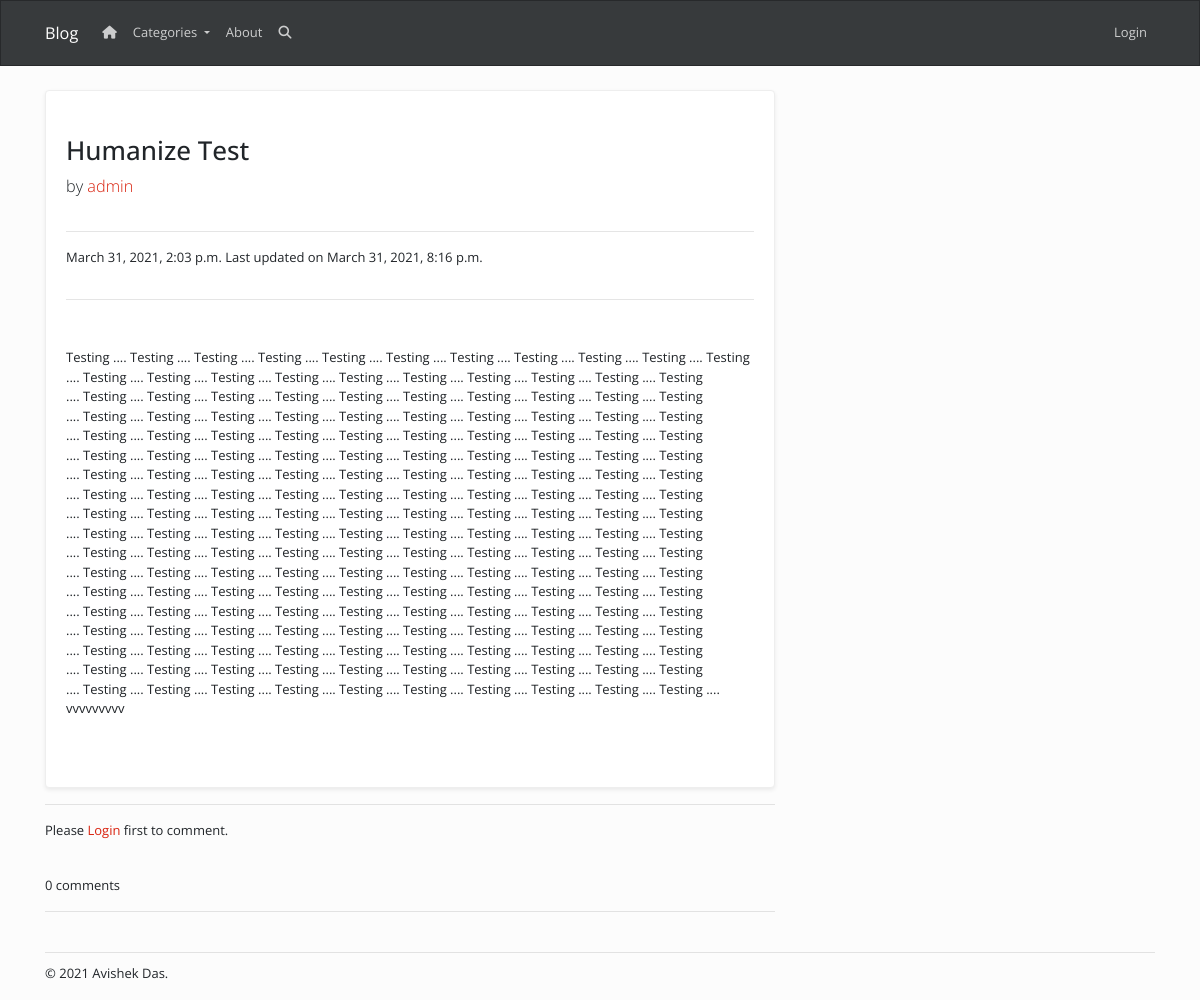
/posts/humanize-test/, run on an earlier commit of the app's database.
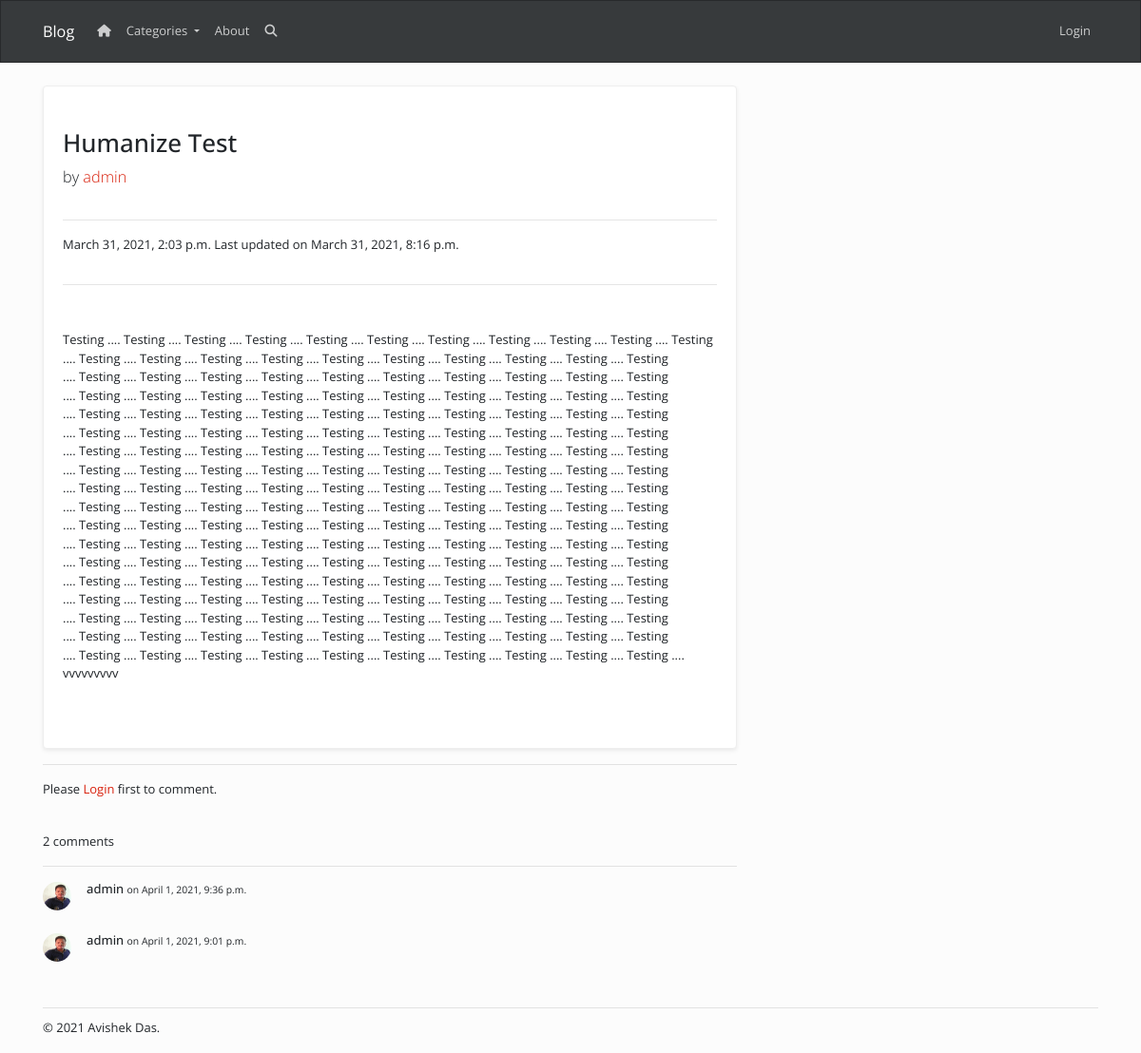
And on a later commit of the database.
### posts/models.py (models this page shows, shortened)
class Post(models.Model):
    options = (
        ('draft','Draft'),
        ('published','Published')
    )
    category=models.ForeignKey(Category,related_name='product',default=1,on_delete=models.SET_NULL,null=True,blank=True)
    title = models.CharField(max_length=200, blank=True, null=True)
    slug = models.SlugField(max_length=200, unique=True, blank=True, null=True)
    created = models.DateTimeField(auto_now_add=True)
    updated = models.DateTimeField(auto_now=True)
    author = models.ForeignKey(User, on_delete=models.CASCADE, blank=True, null=True)
    content = RichTextUploadingField(blank=True, null=True)
    status=models.CharField(max_length=10,choices=options,default='draft')
    class Meta:
        ordering=['-created']

class Comment(models.Model):
    user = models.ForeignKey(
        User, on_delete=models.CASCADE, blank=True, null=True)
    post = models.ForeignKey(
        Post,related_name='comments', on_delete=models.CASCADE, blank=True, null=True)
    body = RichTextUploadingField(blank=True, null=True, config_name='comment')
    created = models.DateTimeField(auto_now_add=True)
    updated = models.DateTimeField(auto_now=True)
    status=models.BooleanField(default=True)
    class Meta:
        ordering=['-created']

### accounts/models.py (models this page shows, shortened)
class Profile(models.Model):
    user = models.OneToOneField(
        User, null=True, blank=True, on_delete=models.CASCADE)
    name = models.CharField(max_length=200,null=True, blank=True)
    email = models.CharField(max_length=200, null=True, blank=True)
    profile_pic = models.ImageField(default='profile_pic.png',
                                    upload_to='profile_pics', null=True, blank=True)
    created = models.DateTimeField(auto_now_add=True)
    updated=models.DateTimeField(auto_now=True)

### posts/views.py (the view)
# urls.py: path('posts/<slug:slug>/',views.post_detail,name='post_detail'),
def post_detail(request,slug):
    post=get_object_or_404(Post,slug=slug,status='published')
    comments=post.comments.filter(status=True)
    user_comment=None
    if request.method=='POST':
        comment_form=NewCommentForm(request.POST)
        if comment_form.is_valid():
            user_comment=comment_form.save(commit=False)
            user_comment.post=post
            user_comment.user=request.user
            user_comment.save()
            return HttpResponseRedirect('/posts/'+post.slug)
    else:
        comment_form = NewCommentForm()
    context={'post':post,'comment_form':comment_form,'comments':comments,'title':post.title}
    return render(request,'posts/post.html',context)

### posts/views.py (called while the page is built)
def categories(request):
    return {
        'categories':Category.objects.all(),
    }

### posts/templates/posts/post.html (shortened to what this page needs)
{% extends 'posts/layout.html' %} {% load static %}
{% block content %}
<main>
<div class="row">
  <div class="col-lg-8 py-4">
    <div class="card card-body shadow-sm">
    <h2 class="mt-4">{{post.title}}</h2>
    <p class="lead">
      by
      <a href="#">{{post.author}}</a>
    </p>
    <hr />
    <p>{{post.created}} Last updated on {{post.updated}}</p>
    <hr />
    <p class="lead">{{post.content|safe|linebreaks}}</p>
    </div>
    <hr />
    {% if request.user.is_authenticated %}
      <h5 class="card-header">Leave a Comment:</h5>
      <br>
        <form method='POST' style='margin-bottom: 2px;'>
          {% csrf_token %}
          <div class="form-group">
          <label class='d-none'>{{comment_form.body.label}}</label>
          {{comment_form.media}}
            {{comment_form.body}}
            </div>
          <button type="submit" class="btn btn-primary">Submit</button>
        </form>
    {% else %}
    <p>Please <a href="{% url 'login' %}" target='_blank'>Login</a> first to comment.</p>
    {% endif %}
<br>
    {% with comments.count as total_comments %}
      <p>{{total_comments}} comment{{total_comments|pluralize}}</p>
    {% endwith %}
    <hr>
    {% for comment in comments %}
    <div class="media mb-4">
      <img
        class="d-flex mr-3 rounded-circle"
        src="{{comment.user.profile.profile_pic.url}}"
        alt="profile pic"
        id="profile-pic"
      />
      <div class="media-body">
        <h6 class="mt-0">
          {{comment.user.username}} <small>on {{comment.created}}</small>
        </h6>
      </div>
    </div>
    {% endfor %}
  </div>
</div>
{% endblock %}

### posts/templates/posts/layout.html (shortened to what this page needs)
{% load static %}
{% load humanize %}
<!DOCTYPE html>
<html lang="en">
  <head>
    <link rel="stylesheet" href="{% static 'css/bootstrap.min.css' %}" />
    <link rel="stylesheet" href="{% static 'css/style.css' %}" />
  </head>
  <body>
    {% include 'posts/navbar.html' %}
    <div class="container">
      <main>
      {% block content %}
      {% endblock %}
      </main>
      </div>
      {% include 'posts/footer.html' %}
  </body>
</html>

### posts/templates/posts/navbar.html (shortened to what this page needs)
<nav class="navbar navbar-expand-lg navbar-dark bg-dark">
  <div class="container">
    <a class="navbar-brand" href="{% url 'posts:all_posts' %}">Blog</a>
    <div class="collapse navbar-collapse" id="navbarResponsive">
      <ul class="navbar-nav mr-auto">
        <li class="nav-item">
          <a class="nav-link" href="{% url 'posts:all_posts' %}"
            ><i class='fas fa-home'></i>
          </a>
        </li>
        <li class="nav-item dropdown">
        <a class="nav-link dropdown-toggle" href="#" id="navbarDropdown" role="button" data-toggle="dropdown" aria-haspopup="true" aria-expanded="false">
          Categories
        </a>
      </li>
        <li class="nav-item">
          <a class="nav-link" href="{% url 'posts:about' %}">About</a>
        </li>
        <li class="nav-item">
          <a class="nav-link" href="#"><i class="fas fa-search"></i></a>
        </li>
      </ul>
      <ul class="navbar-nav ml-auto">
        {% if request.user.is_authenticated %}
        <li class="nav-item">
          <img
            class="d-flex mr-3 rounded-circle"
            src="{{user.profile.profile_pic.url}}"
            alt="profile pic"
            id="profile-pic"
          />
        </li>
        <li class="nav-item dropdown">
          {% if request.user.is_superuser %}
          <a
            class="nav-link dropdown-toggle"
            data-toggle="dropdown"
            href="#"
            role="button"
            aria-haspopup="true"
            aria-expanded="false"
          >
            {{request.user.profile.name}} (Admin)</a
          >
          {% else %}
          <a
            class="nav-link dropdown-toggle"
            data-toggle="dropdown"
            href="#"
            role="button"
            aria-haspopup="true"
            aria-expanded="false"
          >
            {{request.user.profile.name}}</a
          >
          {% endif %}
          <div class="dropdown-menu">
            <a class="dropdown-item" href="{% url 'posts:create-post' %}"><i class='fas fa-edit'></i>&nbsp;&nbsp;Create New Post</a>
            <a class="dropdown-item" href="{% url 'accounts:user-profile' %}"><i class='fas fa-user-edit'></i>&nbsp;&nbsp;Update Profile</a>
            <a class="dropdown-item" href="{% url 'password_change' %}"><i class='fas fa-key'></i>&nbsp;&nbsp;Change Password</a>
            <div class="dropdown-divider"></div>
            <a class="dropdown-item" href="{% url 'logout' %}"><i class="fa fa-sign-out"></i>&nbsp;&nbsp;Logout</a>
          </div>
        </li>
        {% else %}
        <li class="nav-item">
          <a class="nav-link" href="{% url 'login' %}">Login</a>
        </li>
      </ul>
      {% endif %}
    </div>
  </div>
</nav>

### posts/templates/posts/footer.html
<div class="container">
  <hr style="margin: 0 0 1% 0" />
  <footer class="footer">
    <p>&copy; 2021 Avishek Das.</p>
  </footer>
</div>

### static/css/style.css (style rules this page uses)
#profile-pic { width: 30px; height: 30px; }
.card-body { padding: 20px; }
main { min-height: 85vh; }

What changed in the data, as far as the page shows it:
added Comment: user.profile.profile_pic (picture), user.username "admin", created "April 1, 2021, 9:36 p.m."
added Comment: user.profile.profile_pic (picture), user.username "admin", created "April 1, 2021, 9:01 p.m."
Also different on the page:
{{ total_comments }}: "0" → "2"
